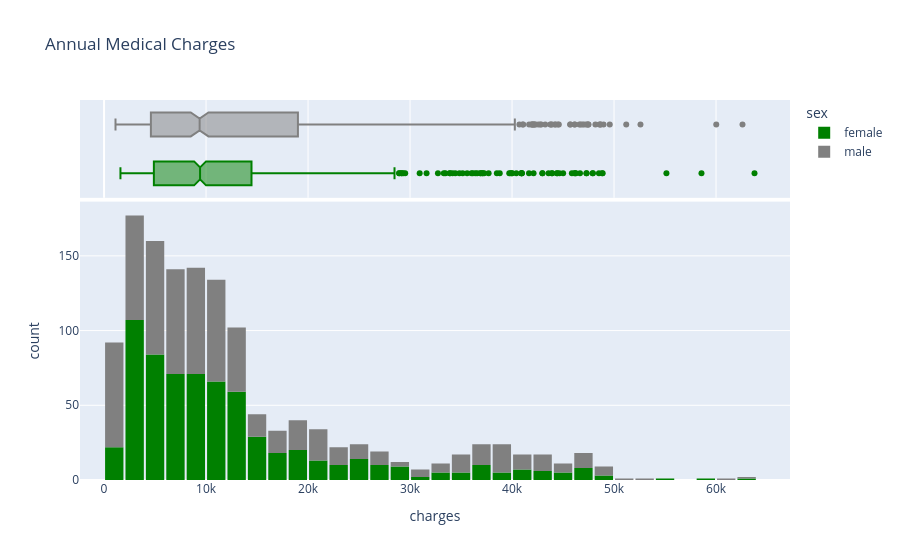

The code cell stored with this chart in its notebook:
### Markdown cell above
We can make the following observations from the above graph:

* For most customers, the annual medical charges are under \\$10,000. Only a small fraction of customer have higher medical expenses, possibly due to accidents, major illnesses and genetic diseases. The distribution follows a "power law"
* There is a significant difference in medical expenses between smokers and non-smokers. While the median for non-smokers is \\$7300, the median for smokers is close to \\$35,000.


> **EXERCISE**: Visualize the distribution of medical charges in connection with other factors like "sex" and "region". What do you observe?

### Code cell
fig = px.histogram(medical_df, 
                   x='charges', 
                   marginal='box',
                   color = 'sex',
                   color_discrete_sequence=['green', 'grey'], 
                   title='Annual Medical Charges')
fig.update_layout(bargap=0.1)
fig.show()

### Figure 1 — Plotly figure (JSON) as saved in the notebook; plotly's stock layout.template omitted (floating-point values rounded to 4 significant figures; data arrays with more than 128 entries replaced by an {"elided": "..."} marker saying what was removed)
{"data": [{"bingroup": "x", "hovertemplate": "sex=female<br>charges=%{x}<br>count=%{y}<extra></extra>", "legendgroup": "female", "marker": {"color": "green", "pattern": {"shape": ""}}, "name": "female", "orientation": "v", "showlegend": true, "type": "histogram", "x": {"elided": "662 float values"}, "xaxis": "x", "yaxis": "y"}, {"hovertemplate": "sex=female<br>charges=%{x}<extra></extra>", "legendgroup": "female", "marker": {"color": "green"}, "name": "female", "notched": true, "showlegend": false, "type": "box", "x": {"elided": "662 float values"}, "xaxis": "x2", "yaxis": "y2"}, {"bingroup": "x", "hovertemplate": "sex=male<br>charges=%{x}<br>count=%{y}<extra></extra>", "legendgroup": "male", "marker": {"color": "grey", "pattern": {"shape": ""}}, "name": "male", "orientation": "v", "showlegend": true, "type": "histogram", "x": {"elided": "676 float values"}, "xaxis": "x", "yaxis": "y"}, {"hovertemplate": "sex=male<br>charges=%{x}<extra></extra>", "legendgroup": "male", "marker": {"color": "grey"}, "name": "male", "notched": true, "showlegend": false, "type": "box", "x": {"elided": "676 float values"}, "xaxis": "x2", "yaxis": "y2"}], "layout": {"bargap": 0.1, "barmode": "relative", "legend": {"title": {"text": "sex"}, "tracegroupgap": 0}, "title": {"text": "Annual Medical Charges"}, "xaxis": {"anchor": "y", "domain": [0, 1], "title": {"text": "charges"}}, "xaxis2": {"anchor": "y2", "domain": [0, 1], "matches": "x", "showgrid": true, "showticklabels": false}, "yaxis": {"anchor": "x", "domain": [0, 0.7326], "title": {"text": "count"}}, "yaxis2": {"anchor": "x2", "domain": [0.7426, 1], "matches": "y2", "showgrid": false, "showline": false, "showticklabels": false, "ticks": ""}}}
